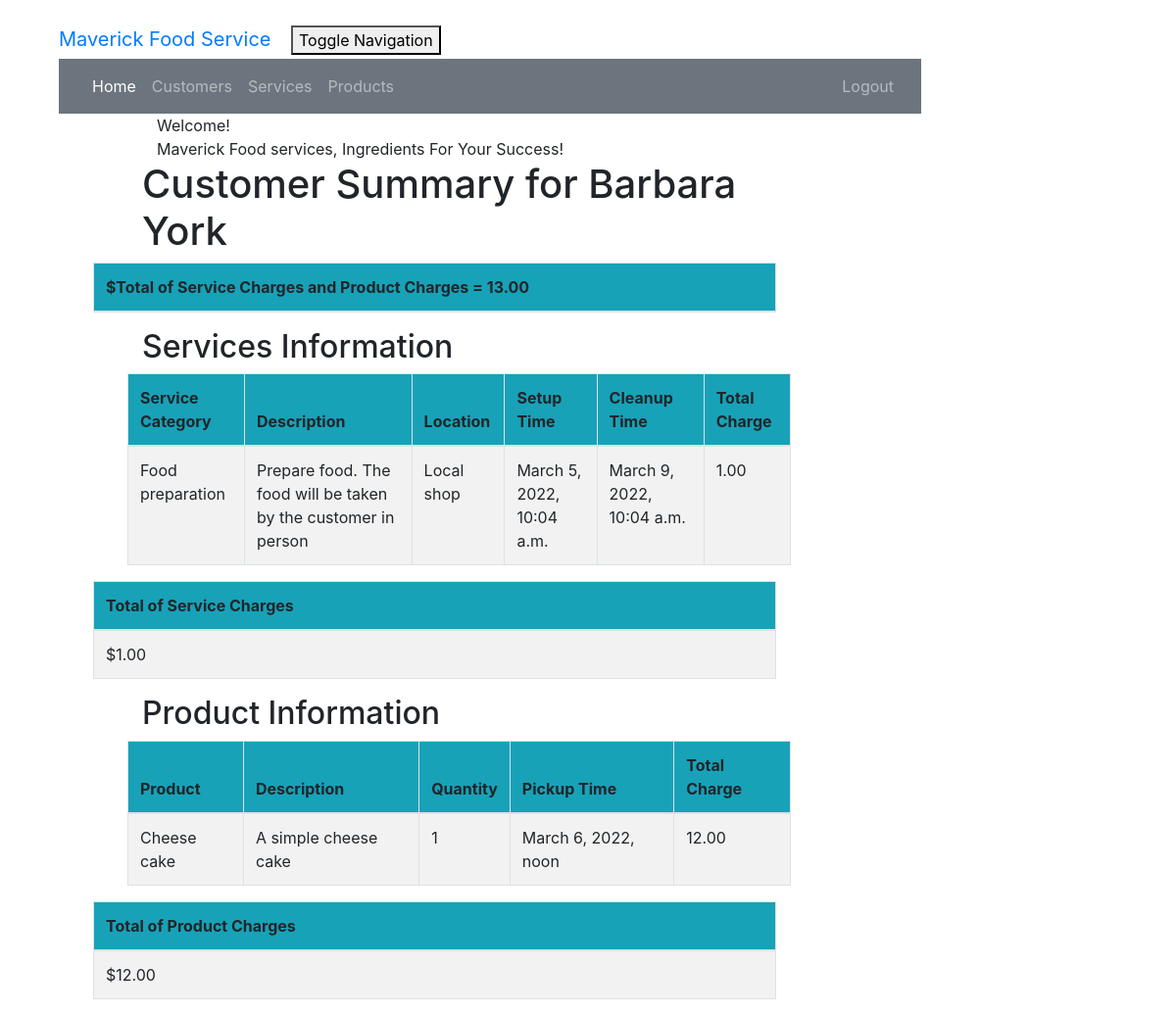
The page /customer/1/summary/ (signed in) on the database its author committed.
### crm/models.py (models this page shows, shortened)
class Customer(models.Model):
    cust_name = models.CharField(max_length=50)
    email = models.EmailField(max_length=100)
    phone = models.CharField(max_length=20)
    bldgroom = models.CharField(max_length=100)
    address = models.CharField(max_length=200)
    city = models.CharField(max_length=50)
    state = models.CharField(max_length=50)
    zipcode = models.CharField(max_length=10)
    organization = models.CharField(max_length=100)
    role = models.CharField(max_length=100)

class Service(models.Model):
    cust_name = models.ForeignKey(Customer, on_delete=models.CASCADE, related_name='services')
    service_category = models.CharField(max_length=100)
    description = models.TextField()
    location = models.CharField(max_length=200)
    setup_time = models.DateTimeField(
        default=timezone.now)
    cleanup_time = models.DateTimeField(
        default=timezone.now)
    service_charge = models.DecimalField(max_digits=10, decimal_places=2)
    created_date = models.DateTimeField(
        default=timezone.now)
    updated_date = models.DateTimeField(auto_now_add=True)

class Product(models.Model):
    cust_name = models.ForeignKey(Customer, on_delete=models.CASCADE, related_name='products')
    product = models.CharField(max_length=100)
    description = models.TextField()
    quantity = models.IntegerField()
    pickup_time = models.DateTimeField(
        default=timezone.now)
    charge = models.DecimalField(max_digits=10, decimal_places=2)
    created_date = models.DateTimeField(
        default=timezone.now)
    updated_date = models.DateTimeField(auto_now_add=True)

### crm/views.py (the view)
# urls.py: path('customer/<int:pk>/summary/', views.summary, name='summary'),
@login_required
def summary(request, pk):
    customer = get_object_or_404(Customer, pk=pk)
    services = Service.objects.filter(cust_name=pk)
    products = Product.objects.filter(cust_name=pk)
    sum_service_charge = \
        Service.objects.filter(cust_name=pk).aggregate(Sum('service_charge'))
    sum_product_charge = \
        Product.objects.filter(cust_name=pk).aggregate(Sum('charge'))
    sum = sum_product_charge.get("charge__sum")
    if sum is None:
        sum_product_charge = {'charge__sum' : Decimal('0')}
    sum = sum_service_charge.get("service_charge__sum")
    if sum is None:
        sum_service_charge = {'service_charge__sum' : Decimal('0')}
    sum_total_charge = {'charge__sum': sum_service_charge['service_charge__sum'] + sum_product_charge['charge__sum']}
    return render(request, 'crm/summary.html', {'customer': customer,
                              'products': products,
                              'services': services,
                              'sum_service_charge': sum_service_charge,
                              'sum_product_charge': sum_product_charge,
                              'sum_total_charge': sum_total_charge,})

### crm/templates/crm/summary.html
{% extends 'crm/base.html' %}
{% block content %}
{% load mathfilters %}
{% load humanize %}
<div class="container">
    <div class="row">
        <div class="col-md-10 col-md-offset-1">
            <div class="panel panel-primary">
                <div class="panel-heading">Welcome!</div>
                <div class="panel-body">
                    Maverick Food services, Ingredients For Your Success!
                </div>
            </div>
        </div>
    </div>
</div>
<div class="row">
  <h1 style="padding-left: 15Px">Customer Summary for {{ customer.cust_name }}</h1>
</div>
        <table class="table table-striped table-bordered table-hover">
        <thead>
            <tr class="bg-info">
                <th>$Total of Service Charges and Product Charges = {{ sum_total_charge.charge__sum|floatformat:2|intcomma }}</th>
            </tr>
        </thead>
        </table>
    <div class="row">
        <h2 style="padding-left: 15Px">Services Information</h2>
    </div>
    <div class="row">
        <table class="table table-striped table-bordered table-hover">
            <thead>
            <tr class="bg-info">
                <th>Service Category</th>
                <th>Description</th>
                <th>Location</th>
                <th>Setup Time</th>
                <th>Cleanup Time</th>
                <th>Total Charge</th>
            </tr>
            </thead>
            <tbody>
            {% for service in services %}
                <tr>
                    <td>{{ service.service_category }}</td>
                    <td>{{ service.description }}</td>
                    <td>{{ service.location }}</td>
                    <td>{{ service.setup_time }}</td>
                    <td>{{ service.cleanup_time }}</td>
                    <td>{{ service.service_charge|intcomma }}</td>
                </tr>
            {% endfor %}
            </tbody>
        </table>
    </div>
        <table class="table table-striped table-bordered table-hover">
        <thead>
            <tr class="bg-info">
                <th>Total of Service Charges</th>
            </tr>
        </thead>
        <tbody>
            <tr>
                <td>${{ sum_service_charge.service_charge__sum|floatformat:2|intcomma }}</td>
            </tr>
        </tbody>
    </table>
    <div class="row">
        <h2 style="padding-left: 15Px">Product Information</h2>
    </div>
    <div class="row">
        <table class="table table-striped table-bordered table-hover">
            <thead>
            <tr class="bg-info">
                <th>Product</th>
                <th>Description</th>
                <th>Quantity</th>
                <th>Pickup Time</th>
                <th>Total Charge</th>
            </tr>
            </thead>
            <tbody>
            {% for product in products %}
                <tr>
                    <td>{{ product.product }}</td>
                    <td>{{ product.description }}</td>
                    <td>{{ product.quantity|intcomma }}</td>
                    <td>{{ product.pickup_time }}</td>
                    <td>{{ product.charge|intcomma }}</td>
                </tr>
            {% endfor %}
            </tbody>
        </table>
    </div>
        <table class="table table-striped table-bordered table-hover">
        <thead>
            <tr class="bg-info">
                <th>Total of Product Charges</th>
            </tr>
        </thead>
        <tbody>
            <tr>
                <td>${{ sum_product_charge.charge__sum|floatformat:2|intcomma }}</td>
            </tr>
        </tbody>
    </table>
</div>
{% endblock %}

### crm/static/css/portfolio.css (style rules this page uses)
body { padding-left: 45px; padding-right: 45px; padding-top: 20px; }
.row { padding-left: 50px; }

### rows shown on the page
Customer: cust_name "Barbara York"
Service: service_category "Food preparation", description "Prepare food. The food will be taken by the customer in person", location "Local shop", setup_time "March 5, 2022, 10:04 a.m.", cleanup_time "March 9, 2022, 10:04 a.m.", service_charge "1.00"
Product: product "Cheese cake", description "A simple cheese cake", quantity "1", pickup_time "March 6, 2022, noon", charge "12.00"

### other values the page prints
{{ sum_total_charge.charge__sum|floatformat:2|intcomma }} "13.00"
{{ sum_service_charge.service_charge__sum|floatformat:2|intcomma }} "1.00"
{{ sum_product_charge.charge__sum|floatformat:2|intcomma }} "12.00"
